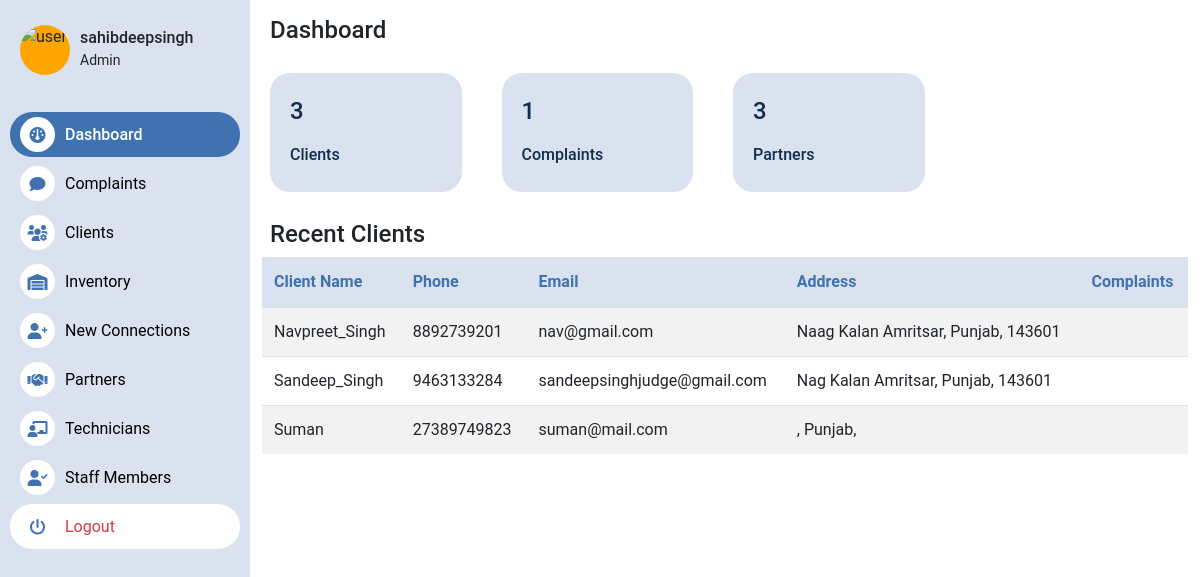
The app's page / (signed in), older data.
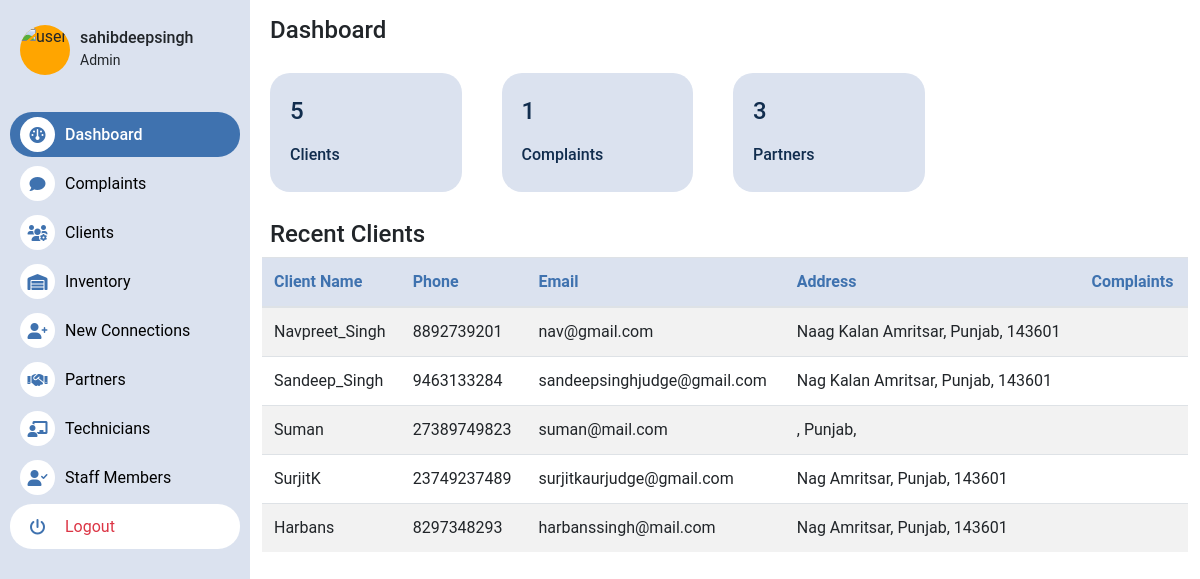
The same page, newer data.
### users/models.py (models this page shows, shortened)
class Customer(models.Model):
    user = models.ForeignKey(User, on_delete=models.CASCADE)
    address = models.CharField(max_length=255,null=True,blank=True)
    city = models.CharField(max_length=255,null=True,blank=True)
    state = models.CharField(max_length=255,null=True,blank=True)
    zip_code = models.CharField(max_length=10,null=True,blank=True)
    phone = models.CharField(max_length=15,null=True,blank=True)
    addhar_number = models.TextField(null=True,blank=True)
    pan_number = models.TextField(null=True,blank=True)
    is_active = models.BooleanField(default=False)
    is_deleted = models.BooleanField(default=False)
    is_verified = models.BooleanField(default=False)
    customer_id = models.CharField(max_length=255,default='0')
    date_joined = models.DateTimeField(auto_now_add=False, blank=True, null=True)
    date_created = models.DateTimeField(auto_now_add=True)
    partner = models.ForeignKey(Partner, on_delete=models.CASCADE, blank=True, null=True)
    devices = models.ManyToManyField('inventory.AttachedDevice', blank=True)
    connection_type = models.CharField(max_length=255, blank=True, null=True,choices=connection_choices)

### home/views.py (the view)
# urls.py: 2. Add a URL to urlpatterns:  path('', views.home, name='home')
@login_required
@group_required(("Staff","Admin","Partner"))
def home(request):
    user = request.user
    if user.is_authenticated == False:
        return redirect("login")
    partner = Partner.objects.filter(user=user).first()
    clients = Customer.objects.filter(is_active=True,partner=partner)
    partners = Partner.objects.all()
    staff = StaffMember.objects.filter(partner=partner)
    technicians = Technician.objects.filter(partner=partner)
    complaints = Complaint.objects.filter(partner=partner)
    user_obj = {
        'username': user.username,
        "designation": "Admin" if user.is_superuser else "Staff",
    }
    context = {
        "user": user_obj,
        "clients": clients,
        "partners": partners,
        "complaints": complaints,
    }
    return render(request, "home/dashboard.html", context)

### templates/home/dashboard.html (shortened to what this page needs)
{% extends 'home/base.html' %}
{% block content %}
<div class="container mt-3">
    <h4 class="mx-2">Dashboard</h4>
    <div class="row w-75">
            <div class="col stats">
                <p>{{ clients.count }} </p>
                <h6>Clients</h6>
            </div>
            <div class="col stats">
                <p>{{ complaints.count }} </p>
                <h6>Complaints</h6>
            </div>
            {% if  not request.user.is_superuser  %}
            {% else %}
            <div class="col stats">
                <p>{{ partners.count }} </p>
                <h6>Partners</h6>
            </div>
            {% endif %}
    </div>
    <h4 class="mx-2 mt-2">Recent Clients</h4>
    <table class="custom-table">
        <thead>
            <tr>
                <th>Client Name</th>
                <th>Phone</th>
                <th>Email</th>
                <th>Address</th>
                <th>Complaints</th>
            </tr>
        </thead>
        <tbody>
            {% for client in clients %}
            <tr>
                <td>{{ client.user.username }}</td>
                <td>{{ client.phone }}</td>
                <td>{{ client.user.email }}</td>
                <td>{{ client.address }} {{ client.city }}, {{ client.state }}, {{ client.zip_code }}</td>
                <td>{{ client.complaints }}</td>
            </tr>
            {% endfor %}
        </tbody>
    </table>
</div>
{% endblock %}

### templates/home/base.html (shortened to what this page needs)
<!DOCTYPE html>
<html lang="en">
<head>
    <link href="https://cdn.jsdelivr.net/npm/bootstrap@5.3.3/dist/css/bootstrap.min.css" rel="stylesheet">
    <link href="https://cdnjs.cloudflare.com/ajax/libs/font-awesome/6.0.0/css/all.min.css" rel="stylesheet">
    <link href="/media/sidebar.css" rel="stylesheet" type="text/css">
    <link href="/media/main.css" rel="stylesheet" type="text/css">
    <link href="/media/accounts.css" rel="stylesheet" type="text/css">
</head>
<body>
    {% if request.user.is_authenticated %}
        {% include 'home/sidebar.html' %}
    {% endif %}
    {% if request.user.is_authenticated %}
    <div style="margin-left: 250px;">
            {% block content %}
            {% endblock %}
        </div>
    {% else %}
        {% block accounts %}
        {% endblock accounts %}
    {% endif %}
</body>
</html>

### templates/home/sidebar.html
<div class="sidebar">
    <div class="login-user">
        <img src="https://cdn.britannica.com/42/233842-050-E64243D7/Pomeranian-dog.jpg" class="user-image" alt="user">
        <div>
            <h5 class="h6 m-0 p-0">{{request.user.username}}</h6>
            <small class="m-0">
                {% if request.user.is_superuser %}
                Admin
                {% else %}
                {% for group in request.user.groups.all %}
                    {{group}}
                {% endfor %}
                {% endif %}
            </small>
        </div>
    </div>
    <ul>
        <a href="{% url 'dashboard' %}"><li class="active"><div class="icon"><i class="fa fa-dashboard" aria-hidden="true"></i></div>Dashboard</li></a>
        <a href="{% url 'complaints_dash' %}"><li> <div class="icon"><i class="fa-solid fa-comment"></i></div> Complaints</li></a>
        <a href="{% url 'clients' %}"><li><div class="icon"><i class="fa-solid fa-users-gear"></i></div>Clients</li></a>
        <a href="{% url 'inventory_dash' %}"><li><div class="icon"><i class="fa-solid fa-warehouse"></i></div>Inventory</li></a>
        <a href="{% url 'new-conn-dash' %}"><li><div class="icon"><i class="fa-solid fa-user-plus"></i></div>New Connections</li></a>
        {% if  request.user.groups.all.0 == "Staff"  %}
        {% else %}
            <a href=""><li><div class="icon"><i class="fa-solid fa-handshake"></i></div>Partners</li></a>
        {% endif %}
            <a href="{% url 'tech-dash' %}"><li><div class="icon"><i class="fa-solid fa-chalkboard-user"></i></div>Technicians</li></a>
        {% if  request.user.groups.all.0 == "Staff"  %}
        {% else %}
            <a href=""><li><div class="icon"><i class="fa-solid fa-user-check"></i></div>Staff Members</li></a>
        {% endif %}
        <a href="{% url 'logout' %}"><li class="bg-white text-danger"><div class="icon"><i class="fa-solid fa-power-off"></i></div>Logout</li></a>
    </ul>
</div>

### media/sidebar.css (style rules this page uses)
.sidebar { position: fixed; top: 0; left: 0; width: 250px; height: 100%; background: #DBE2EF; z-index: 100; transition: 0.5s; }
.sidebar > .login-user { margin-top: 20px; height: 60px; display: flex; align-items: center; margin-left: 20px; }
.user-image { width: 50px; height: 50px; border-radius: 50%; margin-right: 10px; background-color: orange; object-fit: cover; }
.sidebar ul { margin-top: 20px; padding: 10px; display: flex; flex-direction: column; font-weight: 400; }
.sidebar ul li { list-style: none; margin: 2px 0; color: black; height: 45px; display: flex; align-items: center; padding: 0px 10px; border-radius: 22px; transition: ease-in-out 0.1s; }
.icon { width: 35px; height: 35px; border-radius: 50%; background-color: #fff; margin-right: 10px; display: flex; justify-content: center; align-items: center; color: #3F72AF; }
.active { background-color: #3F72AF; color: white !important; font-weight: 500; }
a { text-decoration: none; color: inherit; }

### media/main.css (style rules this page uses)
body { background-color: #fff; font-family: 'Roboto', sans-serif; margin: 0; padding: 0; }
.stats { width: 90%; margin: 20px; padding: 20px; background-color: #DBE2EF; border-radius: 20px; color: #112D4E; }
.stats > p { font-size: 24px; font-weight: 500; color: #112D4E; }

### templates/home/base.html (style rules this page uses)
.custom-table { width: 100%; margin-bottom: 1rem; color: #212529; border-collapse: collapse; }
.custom-table th, .custom-table td { padding: 0.75rem; vertical-align: top; border-top: 1px solid #dee2e6; }
.custom-table thead { vertical-align: bottom; border-bottom: 2px solid #dee2e6; background-color: #DBE2EF !important; color: #3F72AF !important; border-radius: 0.25rem; }
.custom-table tbody tr:nth-of-type(odd) { background-color: rgba(0, 0, 0, 0.05); }

### templates/home/dashboard.html (style rules this page uses)
.custom-table { width: 100%; margin-bottom: 1rem; color: #212529; border-collapse: collapse; }
.custom-table th, .custom-table td { padding: 0.75rem; vertical-align: top; border-top: 1px solid #dee2e6; }
.custom-table thead { vertical-align: bottom; border-bottom: 2px solid #dee2e6; background-color: #DBE2EF !important; color: #3F72AF !important; border-radius: 0.25rem; }
.custom-table tbody tr:nth-of-type(odd) { background-color: rgba(0, 0, 0, 0.05); }

Row changes from the older to the newer data that the page shows:
added Customer: user.username "SurjitK", phone "23749237489", user.email "surjitkaurjudge@gmail.com", address "Nag", city "Amritsar", state "Punjab", zip_code "143601"
added Customer: user.username "Harbans", phone "8297348293", user.email "harbanssingh@mail.com", address "Nag", city "Amritsar", state "Punjab", zip_code "143601"
Text that changed along with them:
{{ clients.count }}: "3" → "5"
